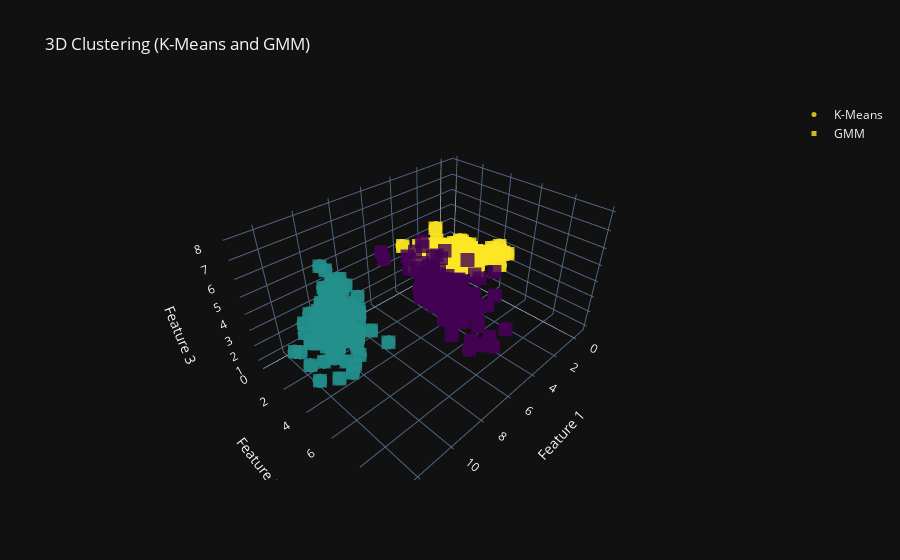

Notebook cell for this chart:
### Markdown cell above
Let's challenge our algorithm and try this in an upper scale

### Code cell
# Generate synthetic data
np.random.seed(0)
n_samples = 300
n_features = 3  # changed from 2 to 3
n_clusters = 3

# Create three random Gaussian distributions
mean1 = np.array([2, 3, 4])
cov1 = np.array([[1, -0.5, 0.5], [-0.5, 1, 0.5], [0.5, 0.5, 1]])
data1 = np.random.multivariate_normal(mean1, cov1, n_samples // 3)

mean2 = np.array([7, 7, 6])
cov2 = np.array([[1, 0, 0.5], [0, 1, -0.5], [0.5, -0.5, 1]])
data2 = np.random.multivariate_normal(mean2, cov2, n_samples // 3)

mean3 = np.array([10, 2, 3])
cov3 = np.array([[1, 0.5, 0], [0.5, 1, -0.5], [0, -0.5, 1]])
data3 = np.random.multivariate_normal(mean3, cov3, n_samples // 3)

X = np.vstack((data1, data2, data3))

# Fit K-Means
kmeans = KMeans(n_clusters=n_clusters, random_state=0).fit(X)
kmeans_labels = kmeans.labels_

# Fit your GMM
gmm = my_GMM(n_clusters)
gmm.fit(X)
gmm_labels = gmm.predict(X)

# Create 3D plots using plotly
fig = go.Figure()

# K-Means Clustering
fig.add_trace(go.Scatter3d(x=X[:, 0], y=X[:, 1], z=X[:, 2], mode='markers', 
                           marker=dict(color=kmeans_labels, size=5, opacity=0.8, colorscale='viridis'),
                           name='K-Means'))

# GMM Clustering
fig.add_trace(go.Scatter3d(x=X[:, 0], y=X[:, 1], z=X[:, 2], mode='markers', 
                           marker=dict(color=gmm_labels, size=5, opacity=0.8, symbol='square', colorscale='viridis'),
                           name='GMM'))

fig.update_layout(title="3D Clustering (K-Means and GMM)", scene=dict(
        xaxis=dict(title='Feature 1'),
        yaxis=dict(title='Feature 2'),
        zaxis=dict(title='Feature 3')))

# Appliquez le modèle de thème sombre
fig.update_layout(template="plotly_dark")

# Affichez le graphique
fig.show()

### Figure 1 — Plotly figure (JSON) as saved in the notebook; plotly's stock layout.template omitted (floating-point values rounded to 4 significant figures; data arrays with more than 128 entries replaced by an {"elided": "..."} marker saying what was removed)
{"data": [{"marker": {"color": {"elided": "300 int values"}, "colorscale": [[0, "#440154"], [0.1111, "#482878"], [0.2222, "#3e4989"], [0.3333, "#31688e"], [0.4444, "#26828e"], [0.5556, "#1f9e89"], [0.6667, "#35b779"], [0.7778, "#6ece58"], [0.8889, "#b5de2b"], [1, "#fde725"]], "opacity": 0.8, "size": 5}, "mode": "markers", "name": "K-Means", "type": "scatter3d", "x": {"elided": "300 float values"}, "y": {"elided": "300 float values"}, "z": {"elided": "300 float values"}}, {"marker": {"color": {"elided": "300 int values"}, "colorscale": [[0, "#440154"], [0.1111, "#482878"], [0.2222, "#3e4989"], [0.3333, "#31688e"], [0.4444, "#26828e"], [0.5556, "#1f9e89"], [0.6667, "#35b779"], [0.7778, "#6ece58"], [0.8889, "#b5de2b"], [1, "#fde725"]], "opacity": 0.8, "size": 5, "symbol": "square"}, "mode": "markers", "name": "GMM", "type": "scatter3d", "x": {"elided": "300 float values"}, "y": {"elided": "300 float values"}, "z": {"elided": "300 float values"}}], "layout": {"scene": {"xaxis": {"title": {"text": "Feature 1"}}, "yaxis": {"title": {"text": "Feature 2"}}, "zaxis": {"title": {"text": "Feature 3"}}}, "title": {"text": "3D Clustering (K-Means and GMM)"}}}
